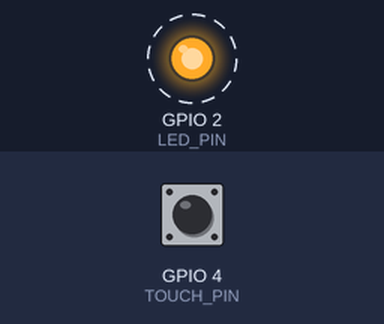
Simulated run of this sketch. Board: ESP32. Shown: output pins drawn as LEDs (lit = HIGH). Dashed ring = blinking. Inputs (shaded band) come from the test bench; at power-on: GPIO 4 (TOUCH_PIN) HIGH. What the sketch prints to the serial monitor is not drawn.

Above: at 0.17 s.
Timing chart, 0 to 3.0 s (numbered marks = the images above):
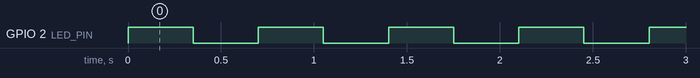

The sketch:

lab04.ino
```cpp
/*
 * ex04 触摸自锁开关
 * 符合作业要求：布尔状态变量 + 边缘检测 + 软件防抖
 * 触摸引脚：GPIO4
 * LED引脚：GPIO2
 */

#define TOUCH_PIN 4
#define LED_PIN 2

int threshold = 500;
bool ledState = false;      // 布尔型状态变量

void setup() {
    Serial.begin(115200);
    pinMode(LED_PIN, OUTPUT);
    digitalWrite(LED_PIN, LOW);
}

void loop() {
    int touchValue = touchRead(TOUCH_PIN);

    // 边缘检测：判断从未触摸变为触摸的瞬间
    if (touchValue < threshold) {
        // 翻转LED状态（自锁）
        ledState = !ledState;
        digitalWrite(LED_PIN, ledState ? HIGH : LOW);

        // 串口调试输出
        Serial.print("触摸触发，LED: ");
        Serial.println(ledState ? "ON" : "OFF");

        // 软件防抖：等待手松开并防止多次触发
        delay(300);  // 足够手松开
    }

    delay(50);
}
```

Measured:
- by itself, GPIO 2 (LED_PIN): alternates HIGH for 0.35 s and LOW for 0.35 s
